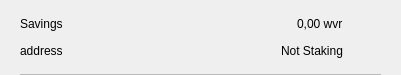
<?xml version="1.0" encoding="UTF-8"?>
<ui version="4.0">
 <class>CSRow</class>
 <widget class="QWidget" name="CSRow">
  <property name="geometry">
   <rect>
    <x>0</x>
    <y>0</y>
    <width>401</width>
    <height>75</height>
   </rect>
  </property>
  <property name="windowTitle">
   <string>Form</string>
  </property>
  <layout class="QVBoxLayout" name="verticalLayout">
   <property name="spacing">
    <number>0</number>
   </property>
   <property name="leftMargin">
    <number>20</number>
   </property>
   <property name="topMargin">
    <number>10</number>
   </property>
   <property name="rightMargin">
    <number>20</number>
   </property>
   <property name="bottomMargin">
    <number>0</number>
   </property>
   <item>
    <widget class="QWidget" name="info" native="true">
     <property name="minimumSize">
      <size>
       <width>0</width>
       <height>0</height>
      </size>
     </property>
     <layout class="QHBoxLayout" name="horizontalLayout_3">
      <property name="leftMargin">
       <number>0</number>
      </property>
      <property name="topMargin">
       <number>0</number>
      </property>
      <property name="rightMargin">
       <number>0</number>
      </property>
      <property name="bottomMargin">
       <number>10</number>
      </property>
      <item>
       <widget class="QWidget" name="container" native="true">
        <property name="minimumSize">
         <size>
          <width>0</width>
          <height>0</height>
         </size>
        </property>
        <layout class="QVBoxLayout" name="verticalLayout_2">
         <property name="spacing">
          <number>0</number>
         </property>
         <property name="leftMargin">
          <number>0</number>
         </property>
         <property name="topMargin">
          <number>0</number>
         </property>
         <property name="rightMargin">
          <number>0</number>
         </property>
         <property name="bottomMargin">
          <number>0</number>
         </property>
         <item>
          <layout class="QHBoxLayout" name="horizontalLayout">
           <item>
            <widget class="QLabel" name="labelName">
             <property name="text">
              <string>Savings</string>
             </property>
            </widget>
           </item>
           <item>
            <spacer name="horizontalSpacer">
             <property name="orientation">
              <enum>Qt::Horizontal</enum>
             </property>
             <property name="sizeHint" stdset="0">
              <size>
               <width>40</width>
               <height>20</height>
              </size>
             </property>
            </spacer>
           </item>
           <item>
            <widget class="QLabel" name="labelAmount">
             <property name="text">
              <string>0,00 wvr</string>
             </property>
            </widget>
           </item>
          </layout>
         </item>
         <item>
          <layout class="QHBoxLayout" name="horizontalLayout_2">
           <item>
            <widget class="QLabel" name="labelAddress">
             <property name="text">
              <string>address</string>
             </property>
            </widget>
           </item>
           <item>
            <spacer name="horizontalSpacer_2">
             <property name="orientation">
              <enum>Qt::Horizontal</enum>
             </property>
             <property name="sizeHint" stdset="0">
              <size>
               <width>40</width>
               <height>20</height>
              </size>
             </property>
            </spacer>
           </item>
           <item>
            <widget class="QLabel" name="labelStaking">
             <property name="text">
              <string>Not Staking</string>
             </property>
            </widget>
           </item>
          </layout>
         </item>
        </layout>
       </widget>
      </item>
      <item alignment="Qt::AlignHCenter|Qt::AlignVCenter">
       <widget class="QPushButton" name="pushButtonMenu">
        <property name="minimumSize">
         <size>
          <width>24</width>
          <height>24</height>
         </size>
        </property>
        <property name="maximumSize">
         <size>
          <width>32</width>
          <height>32</height>
         </size>
        </property>
        <property name="focusPolicy">
         <enum>Qt::NoFocus</enum>
        </property>
        <property name="styleSheet">
         <string notr="true">border:none; background-color:transparent;</string>
        </property>
        <property name="text">
         <string/>
        </property>
        <property name="icon">
         <iconset>
          <normaloff>://ic-menu-hover</normaloff>://ic-menu-hover</iconset>
        </property>
        <property name="iconSize">
         <size>
          <width>24</width>
          <height>24</height>
         </size>
        </property>
       </widget>
      </item>
     </layout>
    </widget>
   </item>
   <item>
    <widget class="QLabel" name="lblDivisory">
     <property name="minimumSize">
      <size>
       <width>0</width>
       <height>1</height>
      </size>
     </property>
     <property name="maximumSize">
      <size>
       <width>16777215</width>
       <height>1</height>
      </size>
     </property>
     <property name="styleSheet">
      <string notr="true">background-color:#bababa;</string>
     </property>
     <property name="text">
      <string/>
     </property>
     <property name="alignment">
      <set>Qt::AlignBottom|Qt::AlignLeading|Qt::AlignLeft</set>
     </property>
    </widget>
   </item>
  </layout>
 </widget>
 <resources/>
 <connections/>
</ui>
